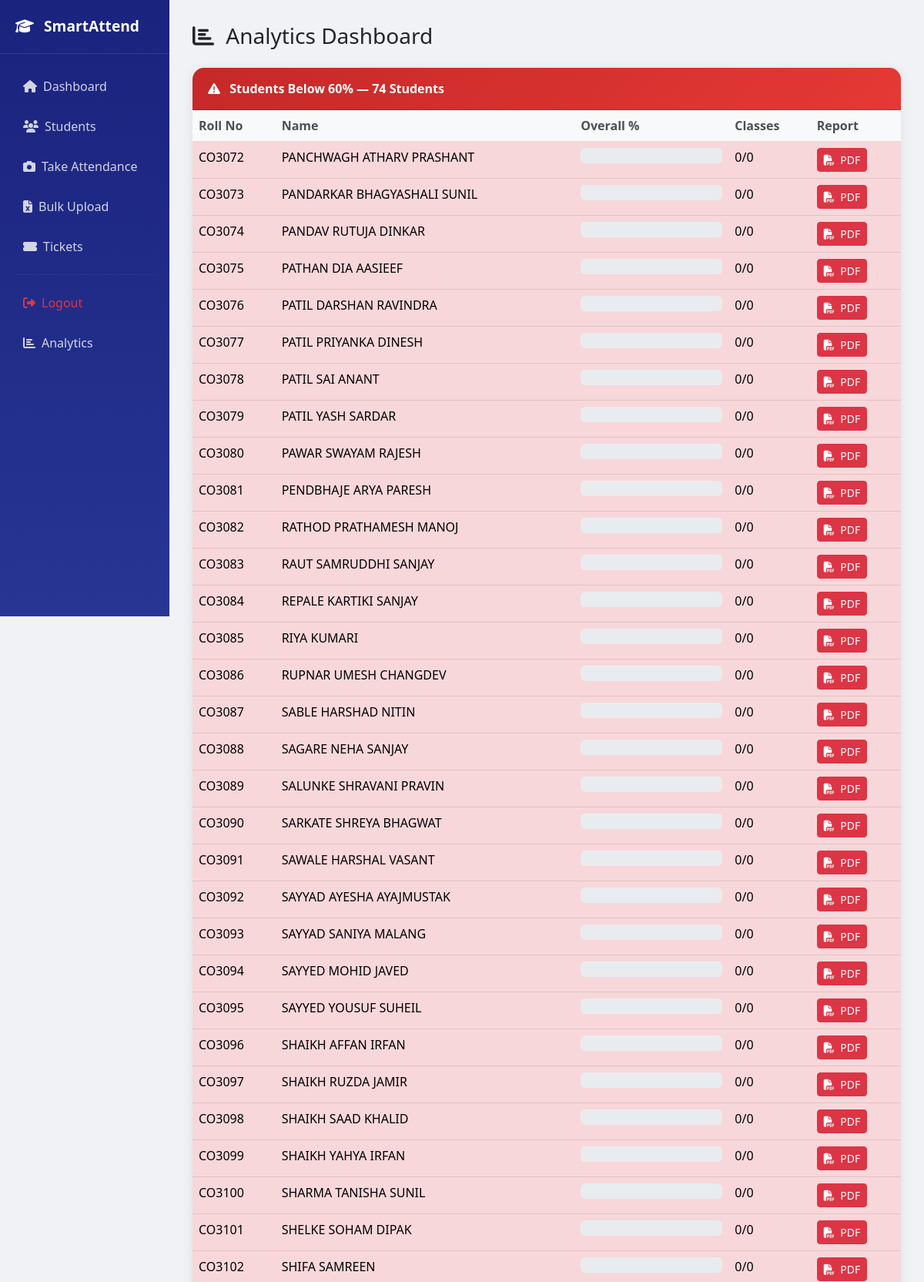
The app's page /analytics/ (signed in, upper part) with its own data.
### attendance/models.py (models this page shows, shortened)
class Student(models.Model):
    user = models.OneToOneField(
        User, on_delete=models.SET_NULL,
        null=True, blank=True
    )
    roll_number = models.CharField(max_length=20, unique=True)
    name = models.CharField(max_length=100)
    phone = models.CharField(max_length=15)
    email = models.EmailField(blank=True, null=True)
    department = models.ForeignKey(Department, on_delete=models.CASCADE)
    reference_image = models.ImageField(
        upload_to='student_photos/',
        blank=True, null=True
    )
    face_encoding = models.TextField(blank=True, null=True)
    created_at = models.DateTimeField(auto_now_add=True)

### attendance/views.py (the view, shortened to what this page needs)
# urls.py: path('analytics/', views.analytics, name='analytics'),
@login_required
def analytics(request):
    if request.user.is_superuser:
        teacher = Teacher.objects.first()
    else:
        teacher = get_object_or_404(Teacher, user=request.user)
    students = Student.objects.filter(department=teacher.department)
    subjects = Subject.objects.filter(department=teacher.department)
    low_attendance = []
    all_student_data = []
    for student in students:
        total_present = 0
        total_classes = 0
        student_subjects = []
        for subject in subjects:
            sessions = AttendanceSession.objects.filter(subject=subject)
            total = sessions.count()
            if total == 0:
                continue
        overall = round(
            (total_present / total_classes * 100), 2
        ) if total_classes > 0 else 0
        student_info = {
            'student': student,
            'overall': overall,
            'subjects': student_subjects,
            'total_present': total_present,
            'total_classes': total_classes,
        }
        all_student_data.append(student_info)
        if overall < 60:
            low_attendance.append(student_info)
            try:
                for subj in student_subjects:
                    if subj['percentage'] < 60:
                        notify_low_attendance(
                            student,
                            subj['subject'],
                            subj['percentage']
                        )
            except Exception as e:
                print(f"Alert failed: {e}")
    subject_stats = []
    for subject in subjects:
        sessions = AttendanceSession.objects.filter(subject=subject)
        total_sessions = sessions.count()
        if total_sessions == 0:
            continue
    return render(request, 'attendance/analytics.html', {
        'low_attendance': low_attendance,
        'all_student_data': all_student_data,
        'subject_stats': subject_stats,
        'is_teacher': True,
        'pending_tickets': AttendanceTicket.objects.filter(
            status='pending'
        ).count(),
    })

### attendance/templates/attendance/analytics.html (shortened to what this page needs)
{% extends 'attendance/base.html' %}
{% block content %}
<h3 class="mb-4">
    <i class="fas fa-chart-bar me-2"></i> Analytics Dashboard
</h3>
{% if low_attendance %}
<div class="card mb-4">
    <div class="card-header" style="background:linear-gradient(135deg,#c62828,#e53935);">
        <i class="fas fa-exclamation-triangle me-2"></i>
        Students Below 60% — {{ low_attendance|length }} Students
    </div>
    <div class="card-body p-0">
        <table class="table table-hover mb-0">
            <thead>
                <tr>
                    <th>Roll No</th>
                    <th>Name</th>
                    <th>Overall %</th>
                    <th>Classes</th>
                    <th>Report</th>
                </tr>
            </thead>
            <tbody>
                {% for item in low_attendance %}
                <tr class="table-danger">
                    <td>{{ item.student.roll_number }}</td>
                    <td>{{ item.student.name }}</td>
                    <td style="width:200px;">
                        <div class="progress" style="height:20px;">
                        </div>
                    </td>
                    <td>{{ item.total_present }}/{{ item.total_classes }}</td>
                    <td>
                        <a href="{% url 'download_report' item.student.pk %}" class="btn btn-sm btn-danger">
                            <i class="fas fa-file-pdf me-1"></i> PDF
                        </a>
                    </td>
                </tr>
                {% endfor %}
            </tbody>
        </table>
    </div>
</div>
{% else %}
<div class="alert alert-success mb-4">
    <i class="fas fa-check-circle me-2"></i>
    All students have attendance above 60%! 🎉
</div>
{% endif %}
{% endblock %}

### attendance/templates/attendance/base.html (shortened to what this page needs)
<!DOCTYPE html>
<html lang="en">
<head>
    <link href="https://cdn.jsdelivr.net/npm/bootstrap@5.3.0/dist/css/bootstrap.min.css" rel="stylesheet">
    <link href="https://cdnjs.cloudflare.com/ajax/libs/font-awesome/6.4.0/css/all.min.css" rel="stylesheet">
</head>
<body>
    <div class="sidebar">
        <div class="sidebar-brand">
            <i class="fas fa-graduation-cap me-2"></i>
            SmartAttend
        </div>
        <nav class="nav flex-column mt-3">
            <a href="{% url 'dashboard' %}" class="nav-link">
                <i class="fas fa-home me-2"></i> Dashboard
            </a>
            {% if is_teacher %}
            <a href="{% url 'student_list' %}" class="nav-link">
                <i class="fas fa-users me-2"></i> Students
            </a>
            <a href="{% url 'take_attendance' %}" class="nav-link">
                <i class="fas fa-camera me-2"></i> Take Attendance
            </a>
            <a href="{% url 'bulk_upload_students' %}" class="nav-link">
                <i class="fas fa-file-excel me-2"></i> Bulk Upload
            </a>
            <a href="{% url 'teacher_tickets' %}" class="nav-link">
                <i class="fas fa-ticket-alt me-2"></i> Tickets
            </a>
            {% endif %}
            <hr style="border-color: rgba(255,255,255,0.2); margin: 10px 20px;">
            <a href="{% url 'logout' %}" class="nav-link text-danger">
                <i class="fas fa-sign-out-alt me-2"></i> Logout
            </a>
            <a href="{% url 'analytics' %}" class="nav-link">
                <i class="fas fa-chart-bar me-2"></i> Analytics
            </a>
        </nav>
    </div>
    <div class="main-content">
        {% block content %}
        {% endblock %}
    </div>
</body>
</html>

### attendance/templates/attendance/base.html (style rules this page uses)
body { background: #f0f2f5; }
.sidebar { min-height: 100vh; background: linear-gradient(180deg, #1a237e 0%, #283593 100%); padding: 0; position: fixed; width: 220px; top: 0; left: 0; z-index: 100; }
.sidebar .nav-link { color: rgba(255, 255, 255, 0.8); padding: 12px 20px; border-radius: 8px; margin: 2px 10px; transition: all 0.3s; display: flex; align-items: center; }
.sidebar-brand { padding: 20px; border-bottom: 1px solid rgba(255, 255, 255, 0.1); color: white; font-size: 1.2rem; font-weight: bold; }
.main-content { margin-left: 220px; padding: 30px; min-height: 100vh; }
.card { border: none; border-radius: 15px; box-shadow: 0 2px 15px rgba(0, 0, 0, 0.08); }
.card-header { background: linear-gradient(135deg, #1a237e, #283593); color: white; border-radius: 15px 15px 0 0 !important; padding: 15px 20px; font-weight: bold; }
.table th { background: #f8f9fa; font-weight: 600; color: #495057; }

### records on screen
Student: student.roll_number "CO3072", student.name "PANCHWAGH ATHARV PRASHANT", total_present "0", total_classes "0"
Student: student.roll_number "CO3073", student.name "PANDARKAR BHAGYASHALI SUNIL", total_present "0", total_classes "0"
Student: student.roll_number "CO3074", student.name "PANDAV RUTUJA DINKAR", total_present "0", total_classes "0"
Student: student.roll_number "CO3075", student.name "PATHAN DIA AASIEEF", total_present "0", total_classes "0"
Student: student.roll_number "CO3076", student.name "PATIL DARSHAN RAVINDRA", total_present "0", total_classes "0"
Student: student.roll_number "CO3077", student.name "PATIL PRIYANKA DINESH", total_present "0", total_classes "0"
Student: student.roll_number "CO3078", student.name "PATIL SAI ANANT", total_present "0", total_classes "0"
Student: student.roll_number "CO3079", student.name "PATIL YASH SARDAR", total_present "0", total_classes "0"
Student: student.roll_number "CO3080", student.name "PAWAR SWAYAM RAJESH", total_present "0", total_classes "0"
Student: student.roll_number "CO3081", student.name "PENDBHAJE ARYA PARESH", total_present "0", total_classes "0"
Student: student.roll_number "CO3082", student.name "RATHOD PRATHAMESH MANOJ", total_present "0", total_classes "0"
Student: student.roll_number "CO3083", student.name "RAUT SAMRUDDHI SANJAY", total_present "0", total_classes "0"
Student: student.roll_number "CO3084", student.name "REPALE KARTIKI SANJAY", total_present "0", total_classes "0"
Student: student.roll_number "CO3085", student.name "RIYA KUMARI", total_present "0", total_classes "0"
Student: student.roll_number "CO3086", student.name "RUPNAR UMESH CHANGDEV", total_present "0", total_classes "0"
Student: student.roll_number "CO3087", student.name "SABLE HARSHAD NITIN", total_present "0", total_classes "0"
Student: student.roll_number "CO3088", student.name "SAGARE NEHA SANJAY", total_present "0", total_classes "0"
Student: student.roll_number "CO3089", student.name "SALUNKE SHRAVANI PRAVIN", total_present "0", total_classes "0"
Student: student.roll_number "CO3090", student.name "SARKATE SHREYA BHAGWAT", total_present "0", total_classes "0"
Student: student.roll_number "CO3091", student.name "SAWALE HARSHAL VASANT", total_present "0", total_classes "0"
Student: student.roll_number "CO3092", student.name "SAYYAD AYESHA AYAJMUSTAK", total_present "0", total_classes "0"
Student: student.roll_number "CO3093", student.name "SAYYAD SANIYA MALANG", total_present "0", total_classes "0"
Student: student.roll_number "CO3094", student.name "SAYYED MOHID JAVED", total_present "0", total_classes "0"
Student: student.roll_number "CO3095", student.name "SAYYED YOUSUF SUHEIL", total_present "0", total_classes "0"
Student: student.roll_number "CO3096", student.name "SHAIKH AFFAN IRFAN", total_present "0", total_classes "0"
Student: student.roll_number "CO3097", student.name "SHAIKH RUZDA JAMIR", total_present "0", total_classes "0"
Student: student.roll_number "CO3098", student.name "SHAIKH SAAD KHALID", total_present "0", total_classes "0"
Student: student.roll_number "CO3099", student.name "SHAIKH YAHYA IRFAN", total_present "0", total_classes "0"
Student: student.roll_number "CO3100", student.name "SHARMA TANISHA SUNIL", total_present "0", total_classes "0"
Student: student.roll_number "CO3101", student.name "SHELKE SOHAM DIPAK", total_present "0", total_classes "0"
Student: student.roll_number "CO3102", student.name "SHIFA SAMREEN", total_present "0", total_classes "0"

### other values on screen
{{ low_attendance|length }} "74"
